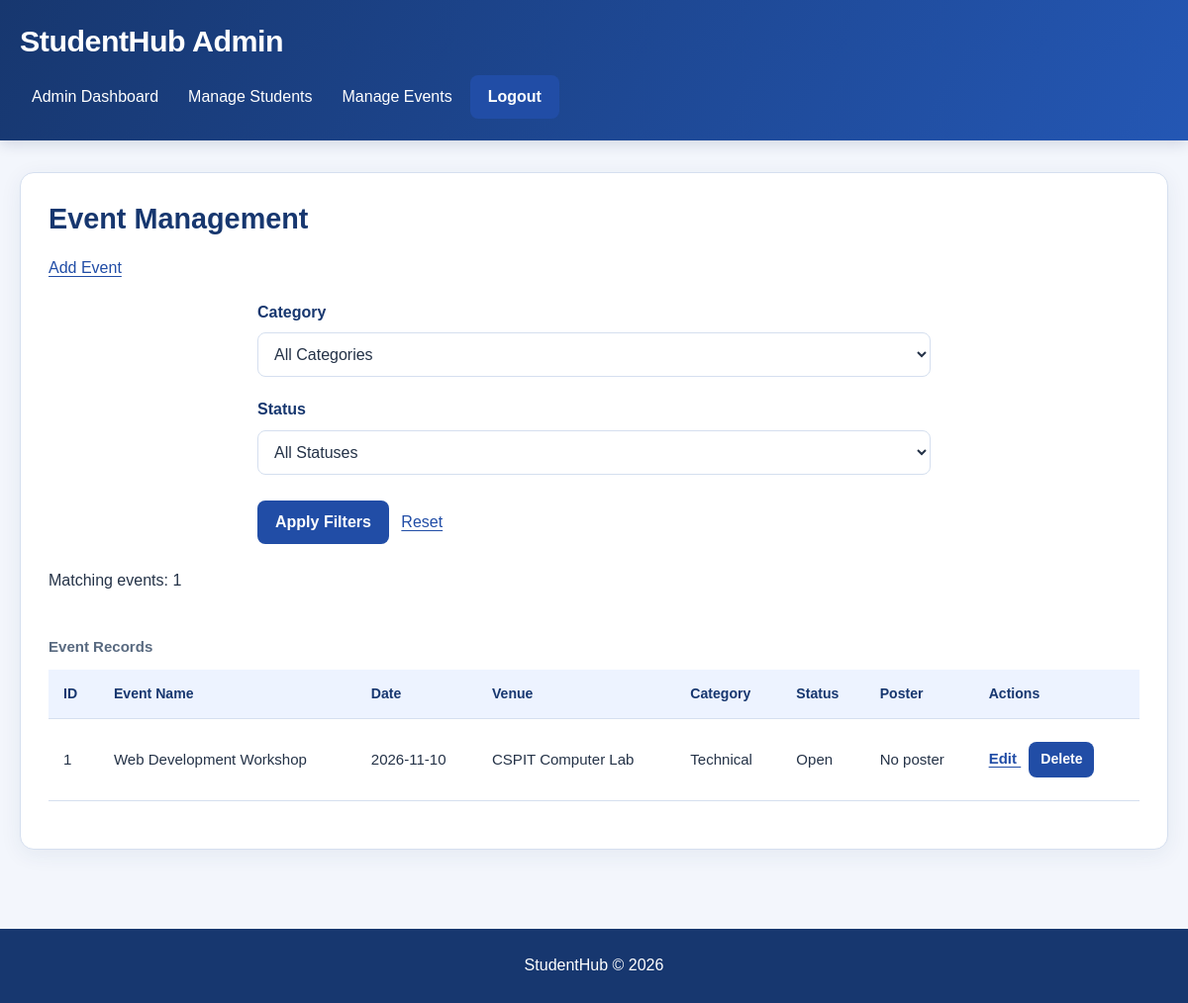
Page /pages/manage_events.php (signed in) on the committed database.
### tables this page shows
CREATE TABLE `events` (
  `event_id` int(10) UNSIGNED NOT NULL,
  `event_name` varchar(150) NOT NULL,
  `event_date` date NOT NULL,
  `venue` varchar(150) NOT NULL,
  `category` varchar(50) NOT NULL,
  `poster_filename` varchar(100) DEFAULT NULL,
  `status` enum('open','closed') NOT NULL DEFAULT 'open'
);

### pages/manage_events.php (the view, shortened to what this page needs)
<?php
require_once __DIR__ . "/../php/db_mysqli.php";
function escapeEventText($value)
{
    return htmlspecialchars(
        (string) $value,
        ENT_QUOTES,
        "UTF-8"
    );
}
function getEventFilter($name)
{
    return "";
}
$category = substr(getEventFilter("category"), 0, 50);
$status = getEventFilter("status");
if (!in_array($status, ["open", "closed"], true)) {
    $status = "";
}
$events = [];
$error = "";
try {
    $statement = $conn->prepare(
        "SELECT event_id, event_name, event_date,
                venue, category, status, poster_filename
         FROM events
         WHERE (? = '' OR category = ?)
           AND (? = '' OR status = ?)
         ORDER BY event_date DESC, event_id DESC"
    );
    $statement->bind_param(
        "ssss",
        $category,
        $category,
        $status,
        $status
    );
    $statement->execute();
    $result = $statement->get_result();
    while ($row = $result->fetch_assoc()) {
        $events[] = $row;
    }
} catch (mysqli_sql_exception $e) {
    error_log($e->getMessage());
    http_response_code(500);
    $error = "Unable to load events. Please try again.";
}
?>
<!DOCTYPE html>
<html lang="en">
<head>
    <link rel="stylesheet" href="../css/style.css">
</head>
<body>
<header>
    <h1>StudentHub Admin</h1>
    <nav aria-label="Admin Navigation">
        <a href="admin.php">Admin Dashboard</a>
        <a href="students.php">Manage Students</a>
        <a href="manage_events.php">Manage Events</a>
        <form action="../php/logout.php" method="POST">
            <button type="submit">Logout</button>
        </form>
    </nav>
</header>
<main>
    <section>
        <h2>Event Management</h2>
        <p>
    <a href="event_form.php">Add Event</a>
</p>
        <form action="manage_events.php" method="GET">
            <div class="form-group">
                <label for="categoryFilter">Category</label>
                <select id="categoryFilter" name="category">
                    <option value="">All Categories</option>
                </select>
            </div>
            <div class="form-group">
                <label for="statusFilter">Status</label>
                <select id="statusFilter" name="status">
                    <option value="">All Statuses</option>
                </select>
            </div>
            <button type="submit">Apply Filters</button>
            <a href="manage_events.php">Reset</a>
        </form>
        <?php if ($error !== "") { ?>
            <p role="alert">
                <?= escapeEventText($error) ?>
            </p>
        <?php } else { ?>
            <p>
                Matching events:
                <?= escapeEventText(count($events)) ?>
            </p>
            <?php if (empty($events)) { ?>
                <p>No events found.</p>
            <?php } else { ?>
                <div style="overflow-x: auto;">
                    <table>
                        <caption>Event Records</caption>
                        <thead>
                            <tr>
                                <th scope="col">ID</th>
                                <th scope="col">Event Name</th>
                                <th scope="col">Date</th>
                                <th scope="col">Venue</th>
                                <th scope="col">Category</th>
                                <th scope="col">Status</th>
                                <th scope="col">Poster</th>
                                <th scope="col">Actions</th>
                            </tr>
                        </thead>
                        <tbody>
                            <?php foreach ($events as $event) { ?>
                                <tr>
                                    <td>
                                        <?= escapeEventText(
                                            $event["event_id"]
                                        ) ?>
                                    </td>
                                    <td>
                                        <?= escapeEventText(
                                            $event["event_name"]
                                        ) ?>
                                    </td>
                                    <td>
                                        <?= escapeEventText(
                                            $event["event_date"]
                                        ) ?>
                                    </td>
                                    <td>
                                        <?= escapeEventText(
                                            $event["venue"]
                                        ) ?>
                                    </td>
                                    <td>
                                        <?= escapeEventText(
                                            $event["category"]
                                        ) ?>
                                    </td>
                                    <td>
                                        <?= escapeEventText(
                                            ucfirst($event["status"])
                                        ) ?>
                                    </td>
                                    <td>
                                        <?php
                                        $poster = $event["poster_filename"];
                                        if (
                                            is_string($poster) &&
                                            preg_match(
                                                '/^[a-f0-9]{32}\.(jpg|png|webp)$/D',
                                                $poster
                                            )
                                        ) {
                                        ?>
                                            <img
                                                src="../uploads/posters/<?= escapeEventText($poster) ?>"
                                                alt="<?= escapeEventText(
                                                    $event["event_name"] . " poster"
                                                ) ?>"
                                                width="120"
                                                loading="lazy"
                                            >
                                        <?php } else { ?>
                                            No poster
                                                                                <?php } ?>
                                    </td>
                                    <td>
    <a href="event_form.php?id=<?= escapeEventText(
        $event['event_id']
    ) ?>">
        Edit
    </a>
    <form action="../php/delete_event.php" method="POST">
        <button type="submit">Delete</button>
    </form>
</td>
                                </tr>
                            <?php } ?>
                        </tbody>
                    </table>
                </div>
            <?php } ?>
        <?php } ?>
    </section>
</main>
<footer>
    <p>StudentHub &copy; 2026</p>
</footer>
</body>
</html>

### css/style.css (style rules this page uses)
:root { --background: #f3f6fc; --surface: #ffffff; --surface-soft: #edf3ff; --text: #243247; --muted: #596a80; --primary: #214da6; --primary-hover: #183c85; --heading: #17376f; --border: #d5dfef; --focus: #5480db; --success: #216b3b; --error: #b42332; --radius: 14px; --shadow: 0 5px 22px rgba(24, 54, 105, 0.07); }
* { box-sizing: border-box; margin: 0; padding: 0; }
html { scroll-behavior: smooth; }
body { min-height: 100vh; display: flex; flex-direction: column; font-family: Arial, Helvetica, sans-serif; font-size: 16px; line-height: 1.65; background: var(--background); color: var(--text); transition: background-color 0.2s, color 0.2s; }
button, input, select, textarea { font: inherit; }
a { color: var(--primary); text-underline-offset: 3px; }
p { margin-bottom: 12px; }
h1, h2, h3, h4 { line-height: 1.3; overflow-wrap: anywhere; }
h2 { color: var(--heading); font-size: clamp(1.4rem, 3vw, 1.8rem); margin-bottom: 18px; }
:where(a, button, input, select, textarea):focus-visible { outline: 3px solid var(--focus); outline-offset: 3px; }
header { background: linear-gradient(120deg, #17376f, #2457b4); color: #ffffff; padding: 22px max(20px, calc((100% - 1200px) / 2)); box-shadow: 0 3px 14px rgba(16, 39, 81, 0.16); }
header h1 { color: #ffffff; font-size: clamp(1.5rem, 3vw, 1.9rem); letter-spacing: -0.5px; }
header > h1 { margin-bottom: 14px; }
header nav { display: flex; align-items: center; flex-wrap: wrap; gap: 6px; }
header nav a { display: inline-flex; align-items: center; justify-content: center; min-height: 42px; padding: 8px 12px; color: #ffffff; text-decoration: none; border-radius: 8px; transition: background-color 0.2s; }
header nav form { width: auto; max-width: none; margin: 0; }
header nav button { margin: 0; }
main { width: 100%; max-width: 1240px; flex: 1; margin: 0 auto; padding: 32px 20px; }
main > section, .dashboard-content { background: var(--surface); padding: 28px; margin-bottom: 24px; border: 1px solid var(--border); border-radius: var(--radius); box-shadow: var(--shadow); min-width: 0; }
button, .button, .btn { display: inline-flex; align-items: center; justify-content: center; gap: 6px; min-height: 42px; padding: 10px 17px; background: var(--primary); color: #ffffff; border: 1px solid transparent; border-radius: 8px; font-weight: 600; line-height: 1.4; text-decoration: none; text-align: center; cursor: pointer; transition: background-color 0.2s, box-shadow 0.2s; }
form { width: 100%; max-width: 680px; margin: 18px auto; }
.form-group { margin-bottom: 20px; }
label { display: block; margin-bottom: 7px; color: var(--heading); font-weight: 600; }
input:not([type="checkbox"]):not([type="radio"]):not([type="hidden"]), textarea, select { display: block; width: 100%; min-width: 0; min-height: 45px; padding: 10px 12px; background: var(--surface); color: var(--text); border: 1px solid var(--border); border-radius: 8px; font-size: 16px; transition: border-color 0.2s, box-shadow 0.2s; }
form > button { margin: 6px 8px 6px 0; }
form > a, fieldset > a { display: inline-block; margin: 6px 0; }
table { width: 100%; margin: 20px 0; border-collapse: collapse; background: var(--surface); font-size: 0.94rem; }
caption { padding: 10px 0; text-align: left; color: var(--muted); font-weight: 600; }
th, td { padding: 13px 15px; text-align: left; vertical-align: middle; border-bottom: 1px solid var(--border); }
th { background: var(--surface-soft); color: var(--heading); font-size: 0.88rem; font-weight: 700; }
td { overflow-wrap: anywhere; }
td form { display: inline-block; width: auto; max-width: none; margin: 4px 0 4px 8px; }
td button { min-height: 36px; padding: 7px 11px; font-size: 0.88rem; }
td a { font-weight: 600; }
footer { margin-top: 24px; padding: 24px 20px; background: #17376f; color: #ffffff; text-align: center; }
footer p { margin: 0; }

### rows in the picture
events: event_id "1", event_name "Web Development Workshop", event_date "2026-11-10", venue "CSPIT Computer Lab", category "Technical", status "Open"

### other values in the picture
escapeEventText(count($events)) "1"
